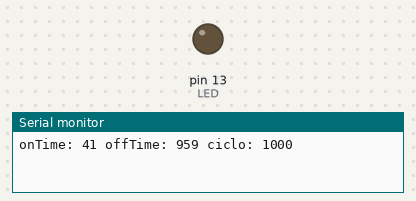
The sketch below on a simulated Arduino Uno, built with avr-gcc and run on an emulated ATmega328P. Shown: output pins drawn as LEDs (lit = HIGH), the last lines printed to the serial monitor.

Above: at 0.5 s.
At 2.06 s:
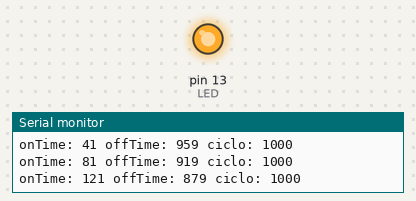
Timing chart, 0 to 3.0 s (numbered marks = the images above):
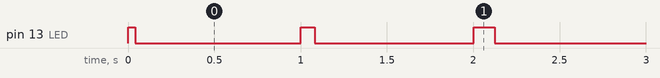

Measured:
- by itself, pin 13 (LED): moves between LOW and HIGH, repeating every 1.0 s

The sketch:

LED_Pulse.ino
```cpp
const int LED = 13; // Pin 13 ahora se llama LED
bool state = 0; // Para definir si LED esta On/Off (inicia off)
const int cycle = 1000; // Tiempo total on + off
int offTime; // declarando variable para el tiempo de apagado
int onTime = 1; // Tiempo encendido variable
bool brighter = true; // Variable que define si aumenta de el tiempo que el LED está encendido o no.

void setup() {
  pinMode(LED, OUTPUT); // Pin LED es output
  Serial.begin(9600);
}

void loop() {
  if (onTime >= cycle) { // Si el tiempo que el LED es mayor o igual a la duracion del ciclo (tiempo)....
    brighter = false; // Hacer que la variable brighter sea falsa
  }

  if (onTime <= 0) { // Si el tiempo que el LED es menor o igual a 0 (tiempo)...
    brighter = true; // Hacer que la variable brighter sea verdadera
  }

  if (brighter == true) { // Si brighter es verdadera...
    onTime = onTime + 40; // Aumentando el tiempo que el LED está encendido con cada loop
  } else {                // Si brighter NO es verdadera...
    onTime = onTime - 40; // Reduciendo el tiempo que el LED está encendido con cada loop
    }

  offTime = cycle - onTime; // Calculando el valor del tiempo de apagado
  Serial.print("onTime: ");
  Serial.print(onTime);
  Serial.print(" offTime: ");
  Serial.print(offTime);
  Serial.print(" ");
  Serial.print("ciclo: ");
  Serial.println(onTime + offTime);
  state = 1; // bool state = 1
  digitalWrite(LED, state); // led = on
  delay(onTime); // Mantener LED encendido por "onTime" cantidad de tiempo
  state = 0; // bool state = off
  digitalWrite(LED, state); // led = off
  delay(offTime); // // Mantener LED apagado por "offTime" cantidad de tiempo
}
```
